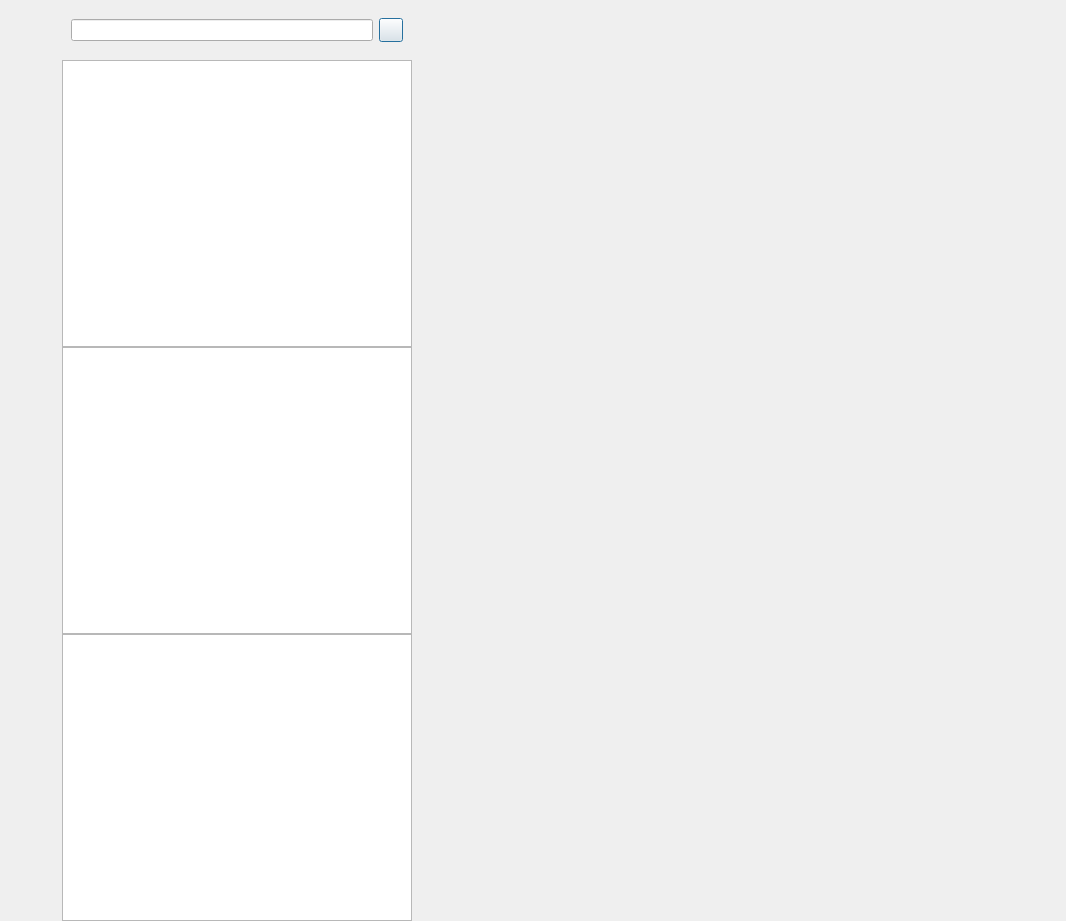
<?xml version="1.0" encoding="UTF-8"?>
<ui version="4.0">
 <class>ChatDialog</class>
 <widget class="QDialog" name="ChatDialog">
  <property name="geometry">
   <rect>
    <x>0</x>
    <y>0</y>
    <width>1066</width>
    <height>921</height>
   </rect>
  </property>
  <property name="windowTitle">
   <string>Dialog</string>
  </property>
  <layout class="QHBoxLayout" name="horizontalLayout">
   <property name="leftMargin">
    <number>0</number>
   </property>
   <property name="topMargin">
    <number>0</number>
   </property>
   <property name="rightMargin">
    <number>0</number>
   </property>
   <property name="bottomMargin">
    <number>0</number>
   </property>
   <item>
    <widget class="QWidget" name="side_bar" native="true">
     <property name="sizePolicy">
      <sizepolicy hsizetype="Fixed" vsizetype="Expanding">
       <horstretch>0</horstretch>
       <verstretch>0</verstretch>
      </sizepolicy>
     </property>
     <property name="minimumSize">
      <size>
       <width>56</width>
       <height>0</height>
      </size>
     </property>
     <property name="maximumSize">
      <size>
       <width>56</width>
       <height>16777215</height>
      </size>
     </property>
     <layout class="QVBoxLayout" name="verticalLayout">
      <property name="spacing">
       <number>0</number>
      </property>
      <property name="leftMargin">
       <number>0</number>
      </property>
      <property name="topMargin">
       <number>0</number>
      </property>
      <property name="rightMargin">
       <number>0</number>
      </property>
      <property name="bottomMargin">
       <number>0</number>
      </property>
      <item>
       <widget class="QWidget" name="widget" native="true">
        <layout class="QVBoxLayout" name="verticalLayout_3">
         <property name="spacing">
          <number>30</number>
         </property>
         <property name="leftMargin">
          <number>0</number>
         </property>
         <property name="topMargin">
          <number>0</number>
         </property>
         <property name="rightMargin">
          <number>0</number>
         </property>
         <property name="bottomMargin">
          <number>0</number>
         </property>
         <item>
          <widget class="QLabel" name="side_head_lb">
           <property name="minimumSize">
            <size>
             <width>30</width>
             <height>30</height>
            </size>
           </property>
           <property name="maximumSize">
            <size>
             <width>30</width>
             <height>30</height>
            </size>
           </property>
           <property name="text">
            <string/>
           </property>
          </widget>
         </item>
         <item>
          <widget class="StateWidget" name="side_chat_lb" native="true">
           <property name="minimumSize">
            <size>
             <width>30</width>
             <height>30</height>
            </size>
           </property>
           <property name="maximumSize">
            <size>
             <width>30</width>
             <height>30</height>
            </size>
           </property>
          </widget>
         </item>
         <item>
          <widget class="StateWidget" name="side_contact_lb" native="true">
           <property name="minimumSize">
            <size>
             <width>30</width>
             <height>30</height>
            </size>
           </property>
           <property name="maximumSize">
            <size>
             <width>30</width>
             <height>30</height>
            </size>
           </property>
          </widget>
         </item>
        </layout>
       </widget>
      </item>
      <item>
       <spacer name="verticalSpacer">
        <property name="orientation">
         <enum>Qt::Orientation::Vertical</enum>
        </property>
        <property name="sizeHint" stdset="0">
         <size>
          <width>20</width>
          <height>40</height>
         </size>
        </property>
       </spacer>
      </item>
     </layout>
    </widget>
   </item>
   <item>
    <widget class="QWidget" name="chat_user_wid" native="true">
     <property name="minimumSize">
      <size>
       <width>300</width>
       <height>0</height>
      </size>
     </property>
     <property name="maximumSize">
      <size>
       <width>350</width>
       <height>16777215</height>
      </size>
     </property>
     <layout class="QVBoxLayout" name="verticalLayout_2">
      <property name="spacing">
       <number>0</number>
      </property>
      <property name="leftMargin">
       <number>0</number>
      </property>
      <property name="topMargin">
       <number>0</number>
      </property>
      <property name="rightMargin">
       <number>0</number>
      </property>
      <property name="bottomMargin">
       <number>0</number>
      </property>
      <item>
       <widget class="QWidget" name="search_wid" native="true">
        <property name="minimumSize">
         <size>
          <width>0</width>
          <height>60</height>
         </size>
        </property>
        <property name="maximumSize">
         <size>
          <width>16777215</width>
          <height>60</height>
         </size>
        </property>
        <layout class="QHBoxLayout" name="horizontalLayout_2">
         <item>
          <widget class="CustomizeEdit" name="search_edit"/>
         </item>
         <item>
          <widget class="ClickedBtn" name="add_btn">
           <property name="minimumSize">
            <size>
             <width>24</width>
             <height>24</height>
            </size>
           </property>
           <property name="maximumSize">
            <size>
             <width>24</width>
             <height>24</height>
            </size>
           </property>
           <property name="text">
            <string/>
           </property>
          </widget>
         </item>
        </layout>
       </widget>
      </item>
      <item>
       <widget class="SearchList" name="search_list"/>
      </item>
      <item>
       <widget class="ChatUserList" name="chat_user_list">
        <property name="minimumSize">
         <size>
          <width>0</width>
          <height>0</height>
         </size>
        </property>
        <property name="maximumSize">
         <size>
          <width>16777215</width>
          <height>16777215</height>
         </size>
        </property>
       </widget>
      </item>
      <item>
       <widget class="ContactUserList" name="con_user_list"/>
      </item>
     </layout>
    </widget>
   </item>
   <item>
    <widget class="QStackedWidget" name="stackedWidget">
     <widget class="ChatPage" name="chat_page"/>
     <widget class="FriendInfoPage" name="friend_info_page"/>
     <widget class="ApplyFriendPage" name="friend_apply_page"/>
    </widget>
   </item>
  </layout>
 </widget>
 <customwidgets>
  <customwidget>
   <class>ClickedBtn</class>
   <extends>QPushButton</extends>
   <header location="global">clickedbtn.h</header>
  </customwidget>
  <customwidget>
   <class>CustomizeEdit</class>
   <extends>QLineEdit</extends>
   <header location="global">customizeedit.h</header>
  </customwidget>
  <customwidget>
   <class>ChatUserList</class>
   <extends>QListWidget</extends>
   <header location="global">chatuserlist.h</header>
  </customwidget>
  <customwidget>
   <class>ChatPage</class>
   <extends>QWidget</extends>
   <header location="global">chatpage.h</header>
   <container>1</container>
  </customwidget>
  <customwidget>
   <class>StateWidget</class>
   <extends>QWidget</extends>
   <header location="global">statewidget.h</header>
   <container>1</container>
  </customwidget>
  <customwidget>
   <class>SearchList</class>
   <extends>QListWidget</extends>
   <header location="global">searchlist.h</header>
  </customwidget>
  <customwidget>
   <class>ContactUserList</class>
   <extends>QListWidget</extends>
   <header location="global">contactuserlist.h</header>
  </customwidget>
  <customwidget>
   <class>ApplyFriendPage</class>
   <extends>QWidget</extends>
   <header location="global">applyfriendpage.h</header>
   <container>1</container>
  </customwidget>
  <customwidget>
   <class>FriendInfoPage</class>
   <extends>QWidget</extends>
   <header location="global">friendinfopage.h</header>
   <container>1</container>
  </customwidget>
 </customwidgets>
 <resources/>
 <connections/>
</ui>
